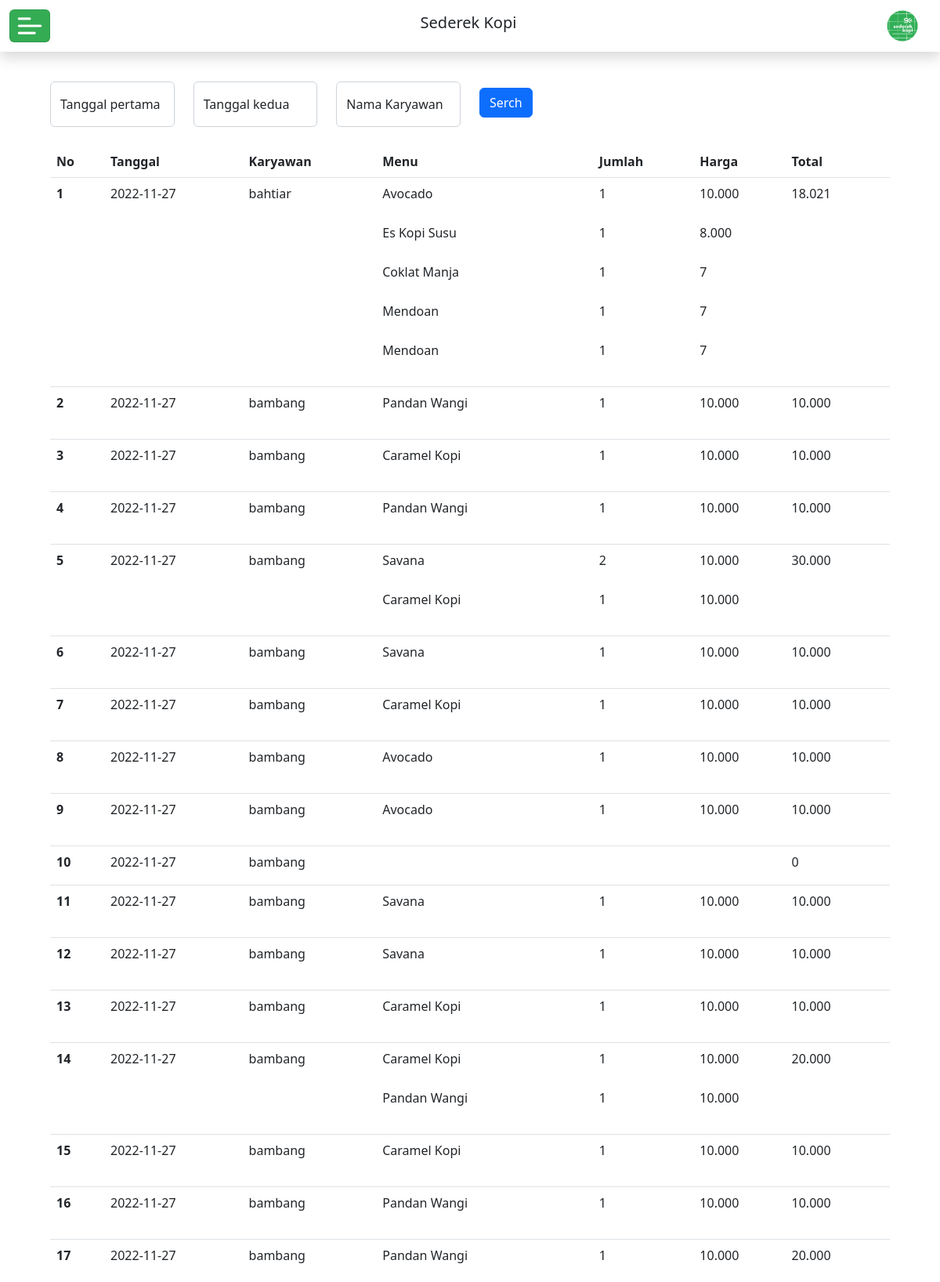
/admin/laporan/laporan_penjualan.php (upper part), run on the app's committed database.
### tables this page shows
CREATE TABLE `transaksi` (
  `id_transaksi` int(11) NOT NULL,
  `id_karyawan` int(11) NOT NULL,
  `nama_pelanggan` varchar(20) NOT NULL,
  `date` date NOT NULL,
  `total_bayar` int(11) NOT NULL,
  `status` varchar(8) NOT NULL
);

CREATE TABLE `karyawan` (
  `id_karyawan` int(11) NOT NULL,
  `nama_karyawan` varchar(30) NOT NULL,
  `jabatan` varchar(10) NOT NULL,
  `alamat` varchar(40) NOT NULL,
  `username` varchar(30) NOT NULL,
  `passwords` varchar(40) NOT NULL,
  `my_key` varchar(40) NOT NULL
);

CREATE TABLE `detail_transaksi` (
  `id_detail` int(11) NOT NULL,
  `id_menu` int(11) NOT NULL,
  `id_transaksi` int(11) NOT NULL,
  `jumlah` int(11) NOT NULL,
  `harga` int(11) NOT NULL
);

CREATE TABLE `menu` (
  `id_menu` int(11) NOT NULL,
  `nama_menu` varchar(50) NOT NULL,
  `id_ketegori` int(11) NOT NULL,
  `stok` int(11) NOT NULL,
  `harga` int(11) NOT NULL
);

### admin/laporan/laporan_penjualan.php (the view, shortened to what this page needs)
<?php
    require'../../koneksi/conn.php';
    if (!empty($first) AND !empty($second) and !empty($nama_pega)) {
        $result = mysqli_query($koneksi,"SELECT * FROM `transaksi` left join karyawan on karyawan.id_karyawan = transaksi.id_karyawan where karyawan.nama_karyawan = '$nama_pega' and status = 'selesai' AND date BETWEEN '$first' AND '$second'  ORDER BY `transaksi`.`id_transaksi` DESC;;");
    }else if (!empty($first) AND !empty($second)) {
        $result = mysqli_query($koneksi,"SELECT * FROM `transaksi` left join karyawan on karyawan.id_karyawan = transaksi.id_karyawan where status = 'selesai' AND date BETWEEN '$first' AND '$second'  ORDER BY `transaksi`.`id_transaksi` DESC;;");
    }else if (!empty($first) && !empty($nama_pega)) {
        $result = mysqli_query($koneksi,"SELECT * FROM `transaksi` left join karyawan on karyawan.id_karyawan = transaksi.id_karyawan where status = 'selesai' and date = '$first' and karyawan.nama_karyawan = '$nama_pega'  ORDER BY `transaksi`.`id_transaksi` DESC;");
    }else if (!empty($second)&& !empty($nama_pega)) {
        $result = mysqli_query($koneksi,"SELECT * FROM `transaksi` left join karyawan on karyawan.id_karyawan = transaksi.id_karyawan where status = 'selesai' and date = '$second'  and karyawan.nama_karyawan = '$nama_pega' ORDER BY `transaksi`.`id_transaksi` DESC;");
    }else if (!empty($first)) {
        $result = mysqli_query($koneksi,"SELECT * FROM `transaksi` left join karyawan on karyawan.id_karyawan = transaksi.id_karyawan where status = 'selesai' and date = '$first'  ORDER BY `transaksi`.`id_transaksi` DESC;");
    }else if (!empty($second)) {
        $result = mysqli_query($koneksi,"SELECT * FROM `transaksi` left join karyawan on karyawan.id_karyawan = transaksi.id_karyawan where status = 'selesai' and date = '$second'  ORDER BY `transaksi`.`id_transaksi` DESC;");
    }else if (!empty($nama_pega)) {
        $result = mysqli_query($koneksi,"SELECT * FROM `transaksi` left join karyawan on karyawan.id_karyawan = transaksi.id_karyawan where status = 'selesai' and karyawan.nama_karyawan = '$nama_pega'  ORDER BY `transaksi`.`id_transaksi` DESC;");
    }else {
        $result = mysqli_query($koneksi,"SELECT * FROM `transaksi` left join karyawan on karyawan.id_karyawan = transaksi.id_karyawan where status = 'selesai'  ORDER BY `transaksi`.`id_transaksi` DESC;");
    }
?>
<!doctype html>
<html lang="en">
<head>
    <link rel="stylesheet" href="../cssadmin.css">
    <link rel="stylesheet" href="https://cdn.jsdelivr.net/npm/vanillajs-datepicker@1.1.4/dist/css/datepicker.min.css" />
    <link href="https://cdn.jsdelivr.net/npm/bootstrap@5.2.0/dist/css/bootstrap.min.css" rel="stylesheet"
>
</head>
<body>
    <div>
        <nav class="navbar  fixed-top shadow mb-5  nav noPrint">
            <div class="container-fluid">
                <button class="navbar-toggler " type="button" data-bs-toggle="offcanvas"
                    data-bs-target="#offcanvasNavbar" aria-controls="offcanvasNavbar">
                    <span class="iconburger"><img src="../gambar/menu3.png"  alt=""></span>
                </button>
                <h5 class="" id="offcanvasNavbarLabel">Sederek Kopi</h5>
                <div class="navbar-brand">
                <img  src="../gambar/logo_Sk.PNG" alt="">
                </div>
            </div>
        </nav>
        <div class="row  px-3 rowlaporan" >
            <div class="col mt-4 px-sm-5 px-0 mx-sm-auto  tablewidth" >
                <form action="#" method="POST"  class="noPrint">
                    <div class="row ">
                   <div class="col-12 col-md-2">
                       <div class="form-floating">
                           <input type="search" autocomplete="off" name="datefirst" class="datepicker_input form-control border-2" id="datepicker1" value="<?= $_POST['datefirst'] ?>" placeholder="DD/MM/YYYY" />
                           <label for="datepicker1">Tanggal pertama</label>
                        </div>
                    </div>
                    <div class="col-12 col-md-2">
                    <div class="form-floating  ">
                    <input type="search" autocomplete="off" name="datesecond" class="datepicker_input form-control border-2" id="datepicker1" value="<?= $_POST['datesecond'] ?>" placeholder="DD/MM/YYYY" />
                    <label for="datepicker1">Tanggal kedua</label>
                    </div>
                    </div>
                     <div class="col-12 col-md-2 ">
                        <div class="form-floating mb-4 ">
                            <input type="search" autocomplete="off"  name="nama_pegawai"  class=" form-control border-2" id="datepicker1"  placeholder="DD/MM/YYYY" />
                            <label for="datepicker1">Nama Karyawan</label>
                        </div>
                    </div>
                    <div class="col-12 col-md-2 mx-md-0 mx-auto">
                            <button type="submit" name="submit" class="btn btn-primary my-2">Serch</button>
                    </div>
                </div>
                </form>
<div style="  width: 100%;" class="tables">
  <table class="table" id="myTable" style=" size: 1px;">
                    <thead>
                        <tr>
                            <th scope="col">No</th>
                            <th scope="col">Tanggal</th>
                            <th scope="col">Karyawan</th>
                            <th scope="col">Menu</th>
                            <th scope="col">Jumlah</th>
                            <th scope="col">Harga</th>
                            <th scope="col">Total</th>
                        </tr>
                    </thead>
                    <tbody>
                        <?php
                       $counter = 1;
                       while($row = mysqli_fetch_array($result)){ ?>
                        <tr>
                            <th scope="row"><?= $counter  ?></th>
                            <td><?= $row['date'] ?></td>
                            <td><?= $row['nama_karyawan'] ?></td>
                            <td>
                                <table >
                                    <?php
                            $where = $row['id_transaksi'] ;
                            $resultmenu = mysqli_query($koneksi,"SELECT * FROM `menu` LEFT join detail_transaksi on detail_transaksi.id_menu=menu.id_menu where detail_transaksi.id_transaksi = $where;");
                            while($rowmenu = mysqli_fetch_array($resultmenu)){ ?>
                                    <tr>
                                        <td>
                                            <?= $rowmenu['nama_menu'] ?>
                                        </td>
                                    </tr>
                                    <?php } ?>
                                </table>
                            </td>
                            <td>
                                <table >
                                    <?php
                          $where = $row['id_transaksi'] ;
                          $resultmenu = mysqli_query($koneksi,"SELECT * FROM `menu` LEFT join detail_transaksi on detail_transaksi.id_menu=menu.id_menu where detail_transaksi.id_transaksi = $where;");
                          while($rowmenu = mysqli_fetch_array($resultmenu)){ ?>
                                    <tr>
                                        <td>
                                            <?= $rowmenu['jumlah'] ?>
                                        </td>
                                    </tr>
                                    <?php } ?>
                                </table>
                            </td>
                            <td>
                                <table>
                                    <?php
                          $where = $row['id_transaksi'] ;
                          $resultmenu = mysqli_query($koneksi,"SELECT * FROM `menu` LEFT join detail_transaksi on detail_transaksi.id_menu=menu.id_menu where detail_transaksi.id_transaksi = $where;");
                          while($rowmenu = mysqli_fetch_array($resultmenu)){ ?>
                                    <tr>
                                        <td>
                                            <?= number_format($rowmenu['harga']      , 0, '', '.') ?>
                                        </td>
                                    </tr>
                                    <?php } ?>
                                </table>
                            </td>
                            <td> <?= number_format($row['total_bayar']    , 0, '', '.') ; ?></td>
                        </tr>
                        <?php
                    $counter++;
                } ?>
                    </tbody>
                </table>
</div>
            </div>
        </div>
</body>
</html>

### admin/cssadmin.css (style rules this page uses)
* { padding: 0px; margin: 0px; }
body { max-height: 100vh; height: 100%; margin: 0; }
td { height: 50px; vertical-align: middle; }
tbody td { margin: auto; }
td { text-align: left; vertical-align: top; }
* { scrollbar-width: none; scrollbar-color: #000000 #a77b7b; }

### admin/laporan/laporan_penjualan.php (style rules this page uses)
.nav { background-color: white; }
.container-fluid img { width: 40px; }
.navbar-toggler { background-color: #34ac54; }
.navbar-toggler { padding: 0px 5px 0px 5px; }
.tablewidth { display: block; width: 65%; }
.rowlaporan { min-height : 100vh; margin-top: 80px; margin-left: 0; margin-right: 0; }
.tables { font-size: medium; }

### data on the page
transaksi: date "2022-11-27", id_karyawan.nama_karyawan "bahtiar", total_bayar "18.021"
detail_transaksi: id_menu.nama_menu "Avocado", jumlah "1", harga "10.000"
detail_transaksi: id_menu.nama_menu "Es Kopi Susu", jumlah "1", harga "8.000"
detail_transaksi: id_menu.nama_menu "Coklat Manja", jumlah "1", harga "7"
detail_transaksi: id_menu.nama_menu "Mendoan", jumlah "1", harga "7"
detail_transaksi: id_menu.nama_menu "Mendoan", jumlah "1", harga "7"
transaksi: date "2022-11-27", id_karyawan.nama_karyawan "bambang", total_bayar "10.000"
detail_transaksi: id_menu.nama_menu "Pandan Wangi", jumlah "1", harga "10.000"
transaksi: date "2022-11-27", id_karyawan.nama_karyawan "bambang", total_bayar "10.000"
detail_transaksi: id_menu.nama_menu "Caramel Kopi", jumlah "1", harga "10.000"
transaksi: date "2022-11-27", id_karyawan.nama_karyawan "bambang", total_bayar "10.000"
detail_transaksi: id_menu.nama_menu "Pandan Wangi", jumlah "1", harga "10.000"
transaksi: date "2022-11-27", id_karyawan.nama_karyawan "bambang", total_bayar "30.000"
detail_transaksi: id_menu.nama_menu "Savana", jumlah "2", harga "10.000"
detail_transaksi: id_menu.nama_menu "Caramel Kopi", jumlah "1", harga "10.000"
transaksi: date "2022-11-27", id_karyawan.nama_karyawan "bambang", total_bayar "10.000"
detail_transaksi: id_menu.nama_menu "Savana", jumlah "1", harga "10.000"
transaksi: date "2022-11-27", id_karyawan.nama_karyawan "bambang", total_bayar "10.000"
detail_transaksi: id_menu.nama_menu "Caramel Kopi", jumlah "1", harga "10.000"
transaksi: date "2022-11-27", id_karyawan.nama_karyawan "bambang", total_bayar "10.000"
detail_transaksi: id_menu.nama_menu "Avocado", jumlah "1", harga "10.000"
transaksi: date "2022-11-27", id_karyawan.nama_karyawan "bambang", total_bayar "10.000"
detail_transaksi: id_menu.nama_menu "Avocado", jumlah "1", harga "10.000"
transaksi: date "2022-11-27", id_karyawan.nama_karyawan "bambang", total_bayar "0"
transaksi: date "2022-11-27", id_karyawan.nama_karyawan "bambang", total_bayar "10.000"
detail_transaksi: id_menu.nama_menu "Savana", jumlah "1", harga "10.000"
transaksi: date "2022-11-27", id_karyawan.nama_karyawan "bambang", total_bayar "10.000"
detail_transaksi: id_menu.nama_menu "Savana", jumlah "1", harga "10.000"
transaksi: date "2022-11-27", id_karyawan.nama_karyawan "bambang", total_bayar "10.000"
detail_transaksi: id_menu.nama_menu "Caramel Kopi", jumlah "1", harga "10.000"
transaksi: date "2022-11-27", id_karyawan.nama_karyawan "bambang", total_bayar "20.000"
detail_transaksi: id_menu.nama_menu "Caramel Kopi", jumlah "1", harga "10.000"
detail_transaksi: id_menu.nama_menu "Pandan Wangi", jumlah "1", harga "10.000"
transaksi: date "2022-11-27", id_karyawan.nama_karyawan "bambang", total_bayar "10.000"
detail_transaksi: id_menu.nama_menu "Caramel Kopi", jumlah "1", harga "10.000"
transaksi: date "2022-11-27", id_karyawan.nama_karyawan "bambang", total_bayar "10.000"
detail_transaksi: id_menu.nama_menu "Pandan Wangi", jumlah "1", harga "10.000"
transaksi: date "2022-11-27", id_karyawan.nama_karyawan "bambang", total_bayar "20.000"
detail_transaksi: id_menu.nama_menu "Pandan Wangi", jumlah "1", harga "10.000"
